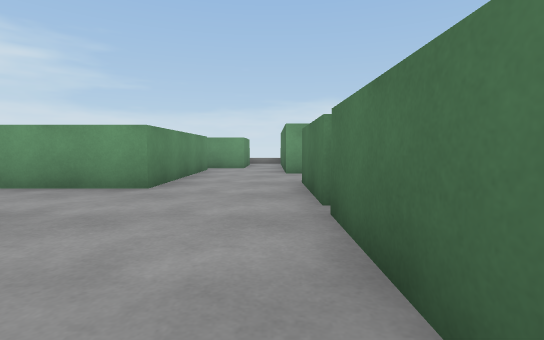
[1] (above)

12 first-person views from a walk through a 3-D level made in the Unity game engine. The camera is 0.62 m above the floor, tilts 4° down and sees 85° across. The floor is counted in squares, 1 m on a side. Each view is taken from the middle of a square. On the plan, view 1 faces up. The plan holds only what a view shows up to about 9 squares ahead; the rest is blank. Surface patterns are stand-ins for the level's own textures.

[2]
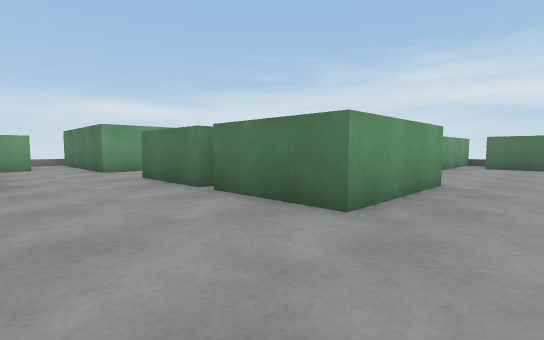

[3]
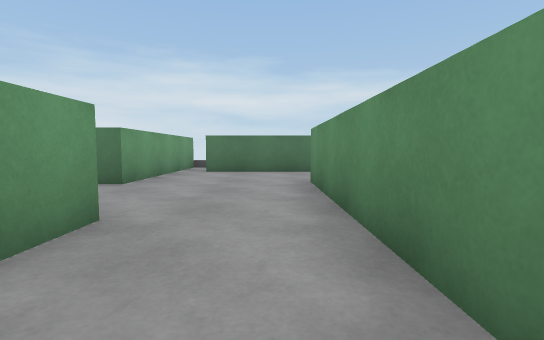

[4]
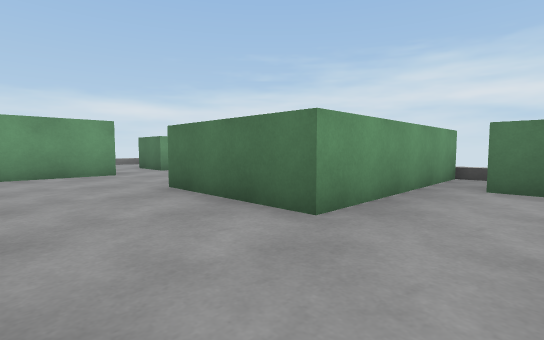

[5]
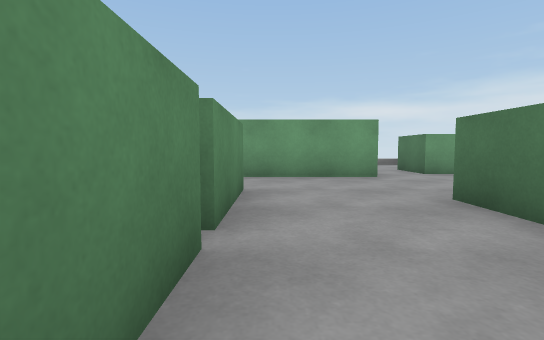

[6]
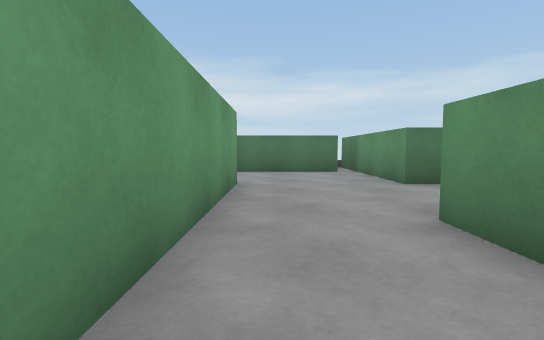

[7]
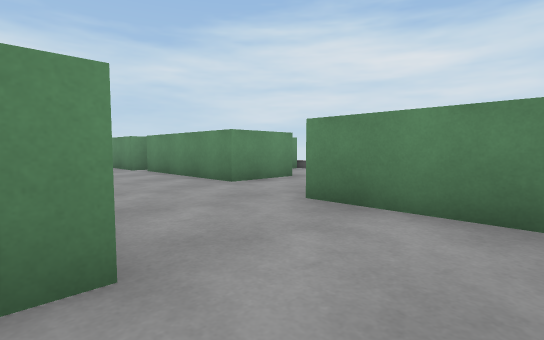

[8]
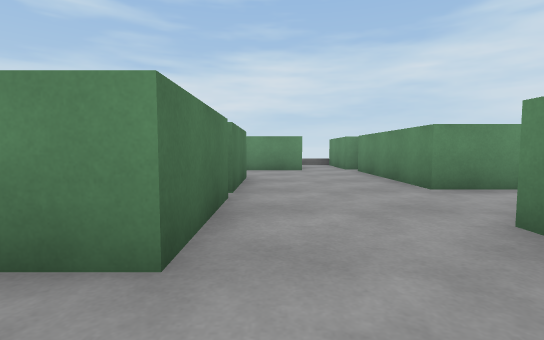

[9]
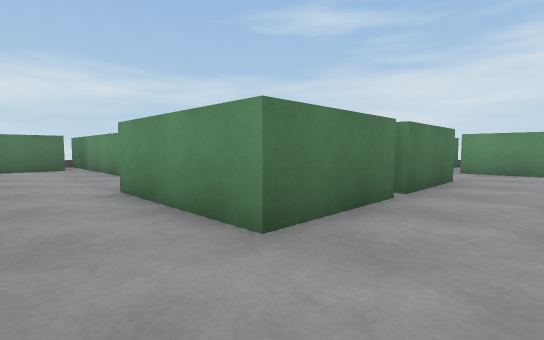

[10]
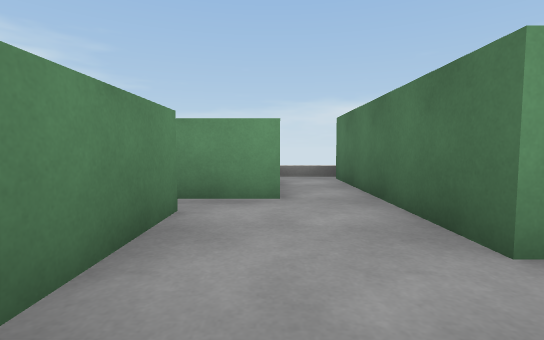

[11]
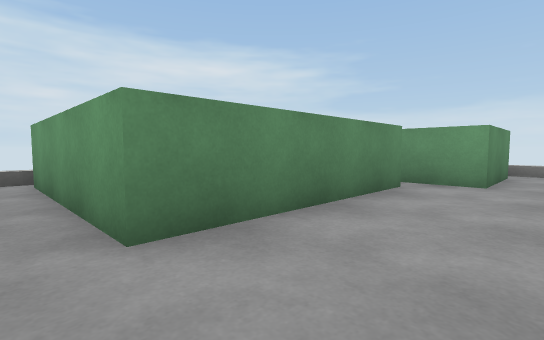

[12]
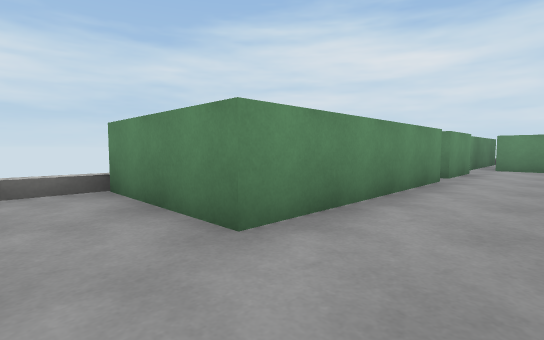

### Floor plan
Points are (right, up) in squares from view 1. A wall is a line through its corners. A room is listed if a view was taken in it or the views show most of it. See-through windows are left out.
Room 1 (views 1, 2, 3, 4, 5, 6, 7, 8, 9, 10, 11, 12)
walls: (3.6, 2.9) (3.6, 1.4); (3.6, 0.5) (0.6, 0.5) (0.6, 2.9); (0.6, 3.1) (0.6, 5.5) (3.6, 5.5) (3.6, 3.1); (6.4, 7.6) (0.4, 7.6) (0.4, 9.5); (1.6, -1.7) (6.6, -1.7); (9.2, 5.1) (9.2, 8); (-1, -1.7) (1, -1.7); (8.6, 8.4) (7.8, 8.4); (11.1, 1.7) (6.2, 1.7) (6.2, 4.6) (10, 4.6); (9.2, -2.1) (9.2, 0.9); (-4.2, 2.5) (-2.5, 2.5) (-2.5, -1.5); (-0.9, 9.7) (-2.2, 9.7); (-2.8, -2) (-2.2, -2); (-2, 9) (-2, 4.7) (-4.4, 4.7)
ways out: opening at (-3.5, 3.5); opening at (0, 10); opening at (7, 9); opening at (7.5, -2); gap at (10, 1)

Where each view was taken, in squares from view 1:
view 1: 0 up, 0 right, facing up
view 2: 1 down, 2 left, facing up-right
view 3: 1 down, 1 right, facing right
view 4: 0 up, 4 right, facing up-right
view 5: 1 up, 4 right, facing up
view 6: 7 up, 1 right, facing right
view 7: 7 up, 1 right, facing down-left
view 8: 7 up, 0 right, facing down
view 9: 7 up, 1 left, facing down-right
view 10: 6 up, 1 left, facing up
view 11: 4 up, 0 right, facing up-left
view 12: 0 up, 8 right, facing down-left
